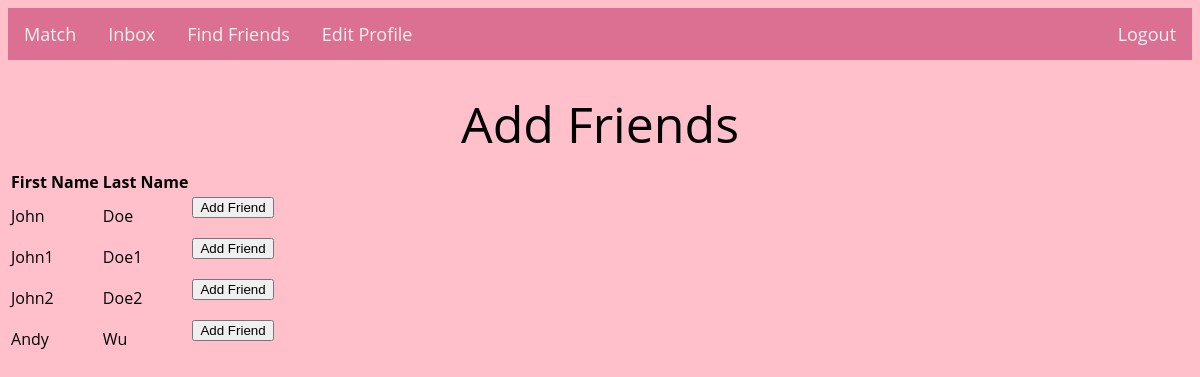
Before: /add_friends/inbox with the older database file.
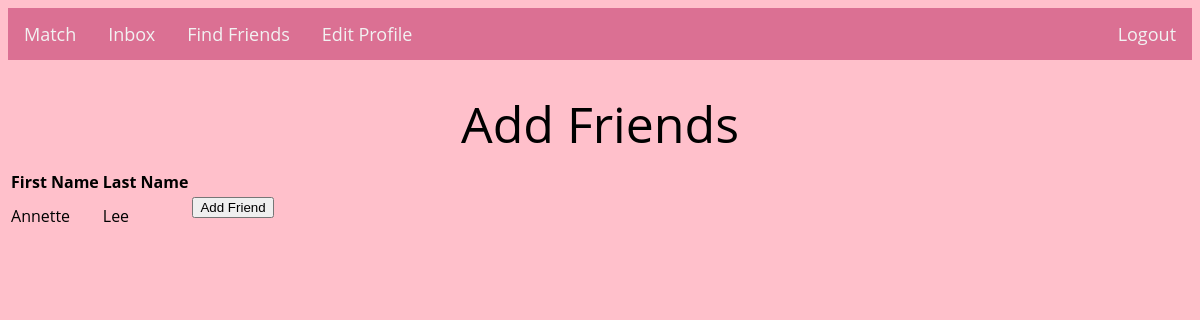
After: the same page with the newer database file.
### tables this page shows
CREATE TABLE users (
    id integer primary key autoincrement,
    first_name text not null,
    last_name text not null,
    username text not null,
    password text not null,
    phone_number text,
    college text,
    class_year text,
    gender text,
    orientation text,
    preference text
);

### main.py (the view)
@app.route('/add_friends/<username>', methods=['POST', 'GET'])
def add_friends(username):
    if request.method == 'GET':
        first_name = request.args.get('first_name')
        last_name = request.args.get('last_name')
        residential_college = request.args.get('residential_college')
        class_year = request.args.get('class_year')
        gender = request.args.get('gender')
        orientation = request.args.get('orientation')
        potential_friends = retrieve_potential_friends(
            username, first_name, last_name, residential_college, class_year, gender, orientation)
        return render_template('add_friends.html', username=username, potential_friends=potential_friends)
    else:
        friend_username = request.args.get('friend_username')
        add_friend(username, friend_username)
        return render_template('add_friends.html', username=username)

### templates/add_friends.html (shortened to what this page needs)
<html lang="en">
<head>
    <link href="/static/css/add_friends.css" rel="stylesheet" type="text/css" media="all">
    <link href="/static/css/main.css" rel="stylesheet" type="text/css" media="all">
    <link href="/static/css/profile.css" rel="stylesheet" type="text/css" media="all">
</head>
<body>
    {% include "header.html" %}
    <h1>Add Friends</h1>
    <table>
        <tr>
            <th>First Name</th>
            <th>Last Name</th>
            <th></th>
        </tr>
        {% for potential_friend in potential_friends: %}
        <tr>
            <td>{{potential_friend[1]}}</td>
            <td>{{potential_friend[2]}}</td>
            <td>
                <form method="post" action="{{url_for('add_friends', username=username, friend_username=potential_friend[0])}}">
                    <button type="submit">Add Friend</button>
                </form>
            </td>
        </tr>
        {% endfor %}
    </table>
</body>
</html>

Changed rows visible on the page:
removed users: first_name "John", last_name "Doe"
removed users: first_name "John1", last_name "Doe1"
removed users: first_name "John2", last_name "Doe2"
removed users: first_name "Andy", last_name "Wu"
added users: first_name "Annette", last_name "Lee"
